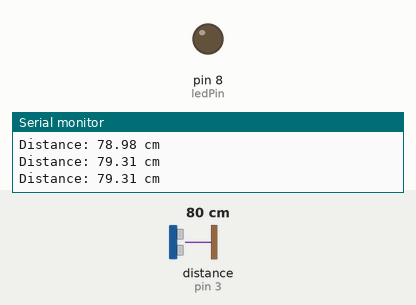
Simulated run of this sketch. Board: Arduino Uno, built with avr-gcc and run on an emulated ATmega328P. Shown: output pins drawn as LEDs (lit = HIGH), the last lines printed to the serial monitor. Wiring (inferred from the names in the program): ultrasonic range finder: trigger pin 13; echo pin 3. The test bench sets the inputs (shaded band); at power-on: distance to the obstacle (sensor on pin 3) 80 cm. The echo pulse lasts 58.3 µs per cm; pins used as bus, display or sensor lines are not drawn.

Above: at 1.3 s.
1.4 s: distance to the obstacle (sensor on pin 3) set to 12 cm
2.9 s: distance to the obstacle (sensor on pin 3) set to 9 cm
At 3.07 s:
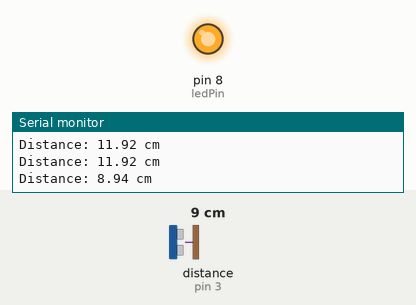
5.9 s: distance to the obstacle (sensor on pin 3) set to 18 cm
At 6.7 s:
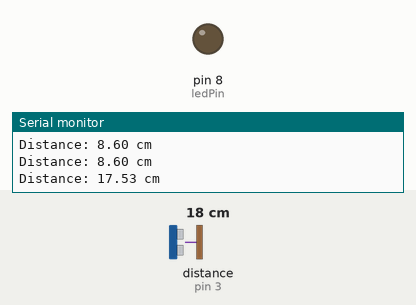
Timing chart, 0 to 8.9 s (numbered marks = the images above; inputs shaded):
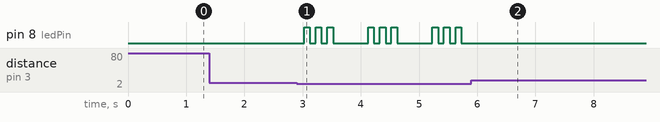

Measured:
- the behaviour switches between 11 and 10 cm on distance to the obstacle (sensor on pin 3) (found by bisection; images 0 and 1)
- after the input at 2.9 s, pin 8 (ledPin): LOW → HIGH after 0.12 s, then repeats every 1.1 s: 2 × (LOW 0.10 s, HIGH 0.10 s), LOW 0.60 s, HIGH 0.10 s
- after the input at 5.9 s, pin 8 (ledPin): stops changing and stays LOW

The sketch:

UltrasonicPrac.ino
```cpp
#define trigPin 13
#define echoPin 3
#define ledPin 8   // External LED connected to pin 8

void setup() {
  Serial.begin(9600);
  pinMode(trigPin, OUTPUT);
  pinMode(echoPin, INPUT);
  pinMode(ledPin, OUTPUT);  // LED output
}

void loop() {
  digitalWrite(trigPin, LOW);
  delayMicroseconds(2);
  digitalWrite(trigPin, HIGH);
  delayMicroseconds(10);
  digitalWrite(trigPin, LOW);

  long duration = pulseIn(echoPin, HIGH, 30000); // 30ms timeout
  float distance = duration * 0.034 / 2;

  if (duration == 0) {
    Serial.println("No Echo – check sensor & wires");
    digitalWrite(ledPin, LOW);
  } else {
    Serial.print("Distance: ");
    Serial.print(distance);
    Serial.println(" cm");

    if (distance < 10) {  // Object is close
      // Blink the LED 3 times
      for (int i = 0; i < 3; i++) {
        digitalWrite(ledPin, HIGH);
        delay(100);
        digitalWrite(ledPin, LOW);
        delay(100);
      }
    } else {
      digitalWrite(ledPin, LOW);  // Keep LED off
    }
  }

  delay(500);
}
```
